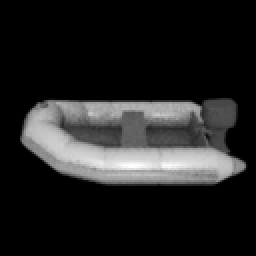
#> input picture Boat/Train/UnProcessed/img_0.png, 128 x 128 px, found by its file name (shown 2 times larger); its folder holds 4 pictures in this run
$ jupyter execute --allow-errors Project3_2026.ipynb
#> lines starting #> are read from the running program, lines starting #| are printed output that depends on the picture
# Project 3: Understanding data representation through low-dimensional projections (subspace learning)
## Regardless of the level you are in this course, you are NOT allowed to use import tools from the scipy or sci-kit learn.  The only imports allowed on this project are pandas, numpy, and matplotlib (or plotly/seaborn if you prefer).

### Name: Jonathan Brown & Dyl Nebrida
### Course Level: CSC 448

## Due: Monday March 23, 2026

**Introduction:**
* In this project, we explore the application of classification using: a) Principal Componenet Analysis (PCA) and b) Linear Discriminant Analysis (LDA). The project will be broken into sections in which students registered for CSC 448 will complete sections A, B, and C, while the CSC 548 students will complete all sections.

**Objectives:**
* The objective of this project is to implement dimensionality reduction techniques before subsequent classification.

## All Students

* The first problem we aim to design a pose (orientation) estimator for a set of image data.  Please download the Boat.zip file from the D2L project 3 module.

**Problem A (60pts)**

1 (5pts). The first thing you'll need to do is read the image data in and construc the image data matrix $X = [\textbf{x}_1, \textbf{x}_2, \cdots, \textbf{x}_n]$ where each column of $X$ is a "row-scanned" image
$$
    \textbf{x}_i = \text{vec}(I_i) \in \mathbb{R}^{m}
$$
where $m$ is the number of pixels in the image (i.e., turn the image into a single column vector - hint: np.reshape works here)

For this particular dataset, there are $n=128$ images sampled at a different orientation around a single degree of freedom (i.e, the object being rotated around a single axis through 360 degrees).  Each image $I \in [0,1]^{h \times v}$ where $h=v=128$ and $m=16,384$ features.

* This will result in a image data matrix $X \in \mathbb{R}^{16,384 \times 128}$

**Note:** The .zip also contains the Testing Set (same object imaged at random angles around the same single degree of freedom) along with a .txt file providing the actual pose (orientation) of each training image.

[cell 1]
# Read in the data (however you prefer), and Construct the Image data matrix X #
import os
import numpy as np
from PIL import Image
import matplotlib.pyplot as plt

train_folder = "Boat/Boat/Train/UnProcessed"

image_files = [f for f in os.listdir(train_folder) if f.endswith(('.png'))]

image_files.sort()

# Get image size
first_img = Image.open(os.path.join(train_folder, image_files[0]))
#> first_img is the input picture: PIL image 128x128 L; min 0, max 255, mean 34.3
img_size = first_img.size  # (width, height)
#> img_size = (128, 128)
num_pixels = img_size[0] * img_size[1]
#> num_pixels = 16384

# Initialize X
X = np.zeros((num_pixels, len(image_files)), dtype=np.float32)

# Loop over images and fill X
for idx, img_file in enumerate(image_files):
    img_path = os.path.join(train_folder, img_file)
    img = Image.open(img_path).convert('L')
    img_array = np.array(img, dtype=np.float32).flatten()
#> img_array = 16384 values, max 255 at index 10561, min 0 at index 0, mean 34.3
    X[:, idx] = img_array

print(f"X shape: {X.shape}")
#| X shape: (16384, 4)

2 (5pts). Next, we need to ensure the data is centered, so we subtract the mean image vector $\bar{\textbf{x}}$ from each image in the dataset.  Keep this for later classification! Write a function called CenterData that takes the original $X$ and returns the centered $X$ (referred to as $\bar{X}$) along with the mean vector $\bar{\textbf{x}}$ associated with $X$.

[cell 2]
# Make sure the data is centered #
def CenterData(X):
    mean_x = np.mean(X, axis = 1, keepdims=True)
#> mean_x = 16384 values, max 227.5 at index 10689, min 0 at index 0, mean 31.81
    barX = X - mean_x
    return barX, mean_x

3 (10pts). We will need a way to "select" the optimum subspace dimension (i.e., how many principal components to keep).  One way to do this is to use the information recovery ratio defined as:
$$
    \rho(\bar{X},\mu) = \frac{\sum_{i=1}^k \sigma_i^2}{\| \bar{X} \|^2_F} \leq \mu
$$
where $\mu \in [0,1]$ is the amount of information recovered from a $k$-dimensional subspace (note $\rho \rightarrow 1$ as $k \rightarrow n$) resulting in 100\% recovery and $\sigma_i$ is the $i^{\textbf{th}}$ singular value of $\bar{X}$.

* Write a function called InfoRecov that takes the \underline{centered} image data matrix $\bar{X}$, the mean vector $\bar{\textbf{x}}$, and user specified information recovery $\mu$ that returns the value $k$ required to acheive the user-specified information recovery.

**Note:** Generally $\mu=0.85 - 0.9$ is sufficient for good classification.

[cell 3]
# Information Recovery #
def InfoRecov(barX,mean_x,mu):
    U, S, VT = np.linalg.svd(barX, full_matrices=False)

    varience = S**2
    totalVarience = np.sum(varience)
    averageVarience = np.cumsum(varience) / totalVarience

    k_keep = np.searchsorted(averageVarience, mu) + 1
    return k_keep

4 (20pts). Next write a function (called PCA) that takes the image data matrix $\bar{X}$, and user specified accuracy $\mu$, to compute and return the first $k$ principal components of $\bar{X}$ where $k$ is the subspace dimension required to acheive an information recovery $\mu$.

**Note:** You will need to use the above "helper" functions to:

1. Ensure the data is centered prior to computation
2. Compute how many pricipal components to keep via the user specified information recovery $\mu$

[cell 4]
# Function to compute principal component analysis #
# [12 lines left out: function PCA, not called in this run]

5 (10pts). Next write a function called DataProjection that takes the first $k$ principal components, the centered data matrix $\bar{X}$, and computes the change of basis $Y$ embedding the data into a $k$-dimensional subspace.  To illustrate your function is working, generate a $k=3$-dimensional plot showing the low-dimensional embedding in $\mathbb{R}^3$.

[cell 5]
# Data Projection #
def DataProjection(barX,u_pca):
    T = u_pca.T
    Y_embed = T @ barX


    return Y_embed

barX, meanX = CenterData(X)
#> meanX has the same summary as mean_x in CenterData

U, S, VT = np.linalg.svd(barX, full_matrices=False)
#> S = [5562.8, 4631.5, 879.1, 4.86e-13]; VT = [[-0.494, -0.484, 0.342, 0.636], [-0.14, -0.068, 0.795, -0.587], [0.697, -0.715, 0.0429, -0.0252], [-0.5, -0.5, -0.5, -0.5]]

# First 3 principal components
k = 3
u_pca = U[:, :k]

Y = DataProjection(barX, u_pca)
#> in DataProjection, `Y_embed = T @ barX`: Y_embed = [[-2748.8, -2691.7, 1900.3, 3540.2], [-647.8, -314.8, 3680.4, -2717.8], [613.1, -628.6, 37.75, -22.2]]
#> Y has the same summary as Y_embed in DataProjection

# Extract coordinates
x = Y[0, :]
#> x = [-2748.8, -2691.7, 1900.3, 3540.2]
y = Y[1, :]
#> y = [-647.8, -314.8, 3680.4, -2717.8]
z = Y[2, :]
#> z = [613.1, -628.6, 37.75, -22.2]

fig = plt.figure()
ax = fig.add_subplot(projection='3d')

ax.scatter(x, y, z)

ax.set_xlabel("Component 1")
ax.set_ylabel("Component 2")
ax.set_zlabel("Component 3")
ax.set_title("3D PCA Embedding of Boat Images")

plt.show()
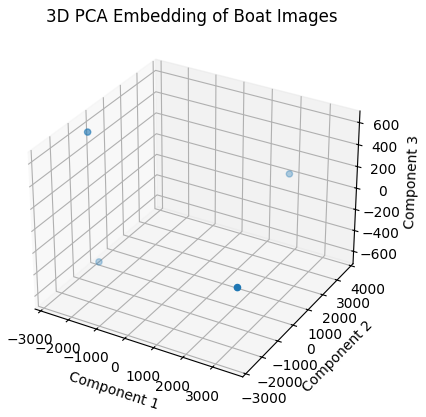
#> figure drawn by matplotlib, 1 panel

6 (10pts). Evaluate how well your low-dimensional projection works by estimating the pose of each image in the Test Set.  You may want to write a quick helper function here but it's not required.  The process for evaluation is as follows:

1. Vectorize a test image and subtract the mean computed above $\bar{\textbf{x}}$.
2. Project the test image onto the low-dimensional subspace (performa a change of basis $\textbf{t}=U_k^T \textbf{f}$) where $U_k \in \mathbb{R}^{m \times k}$ contains the first $k$ principal components, $\textbf{f} \in \mathbb{R}^m$ is the mean-centered vectorized image, and $\textbf{t} \in \mathbb{R}^k$ is the low-dimensional projection.
3. Perform a nearest-neighbor search with all other samples in $Y$ to compute which sample in $Y$ that $\textbf{t}$ is closest to.
4. Use the equation $est = \frac{2 \pi i}{n}$ to estimate the orientation of the test sample (where $i$ is the closest sample to $\textbf{t}$)
5. Compute the estimation error by looking at the .txt file to determine the "true" orientation and subtracting the two.
6. Do this for all 64 test samples to determine the average classification error and standard deviation across the testing set.

[cell 6]
# Perform pose estimation and return the estimation results (mean and standard deviation) #
barX, meanX = CenterData(X)

# SVD
U, S, VT = np.linalg.svd(barX, full_matrices=False)

k = InfoRecov( barX, meanX, 0.9)
#> k = 2
u_pca = U[:, :k]

# Project training data
Y_lda_train = DataProjection(barX, u_pca)

angles_path = "Boat/Boat/Test/RandAng.txt"

#> (the rest of this cell did not finish here and is left out)
